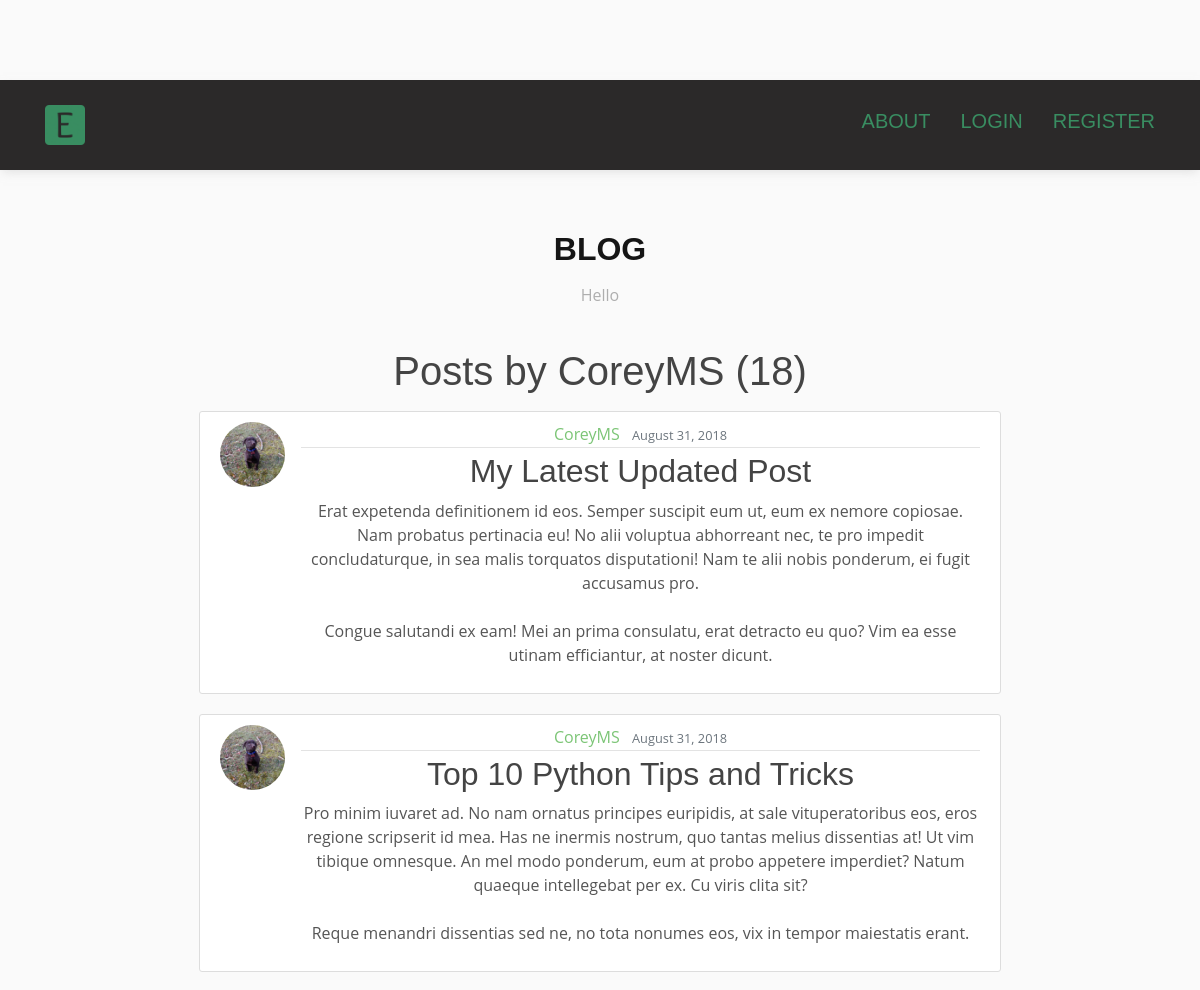
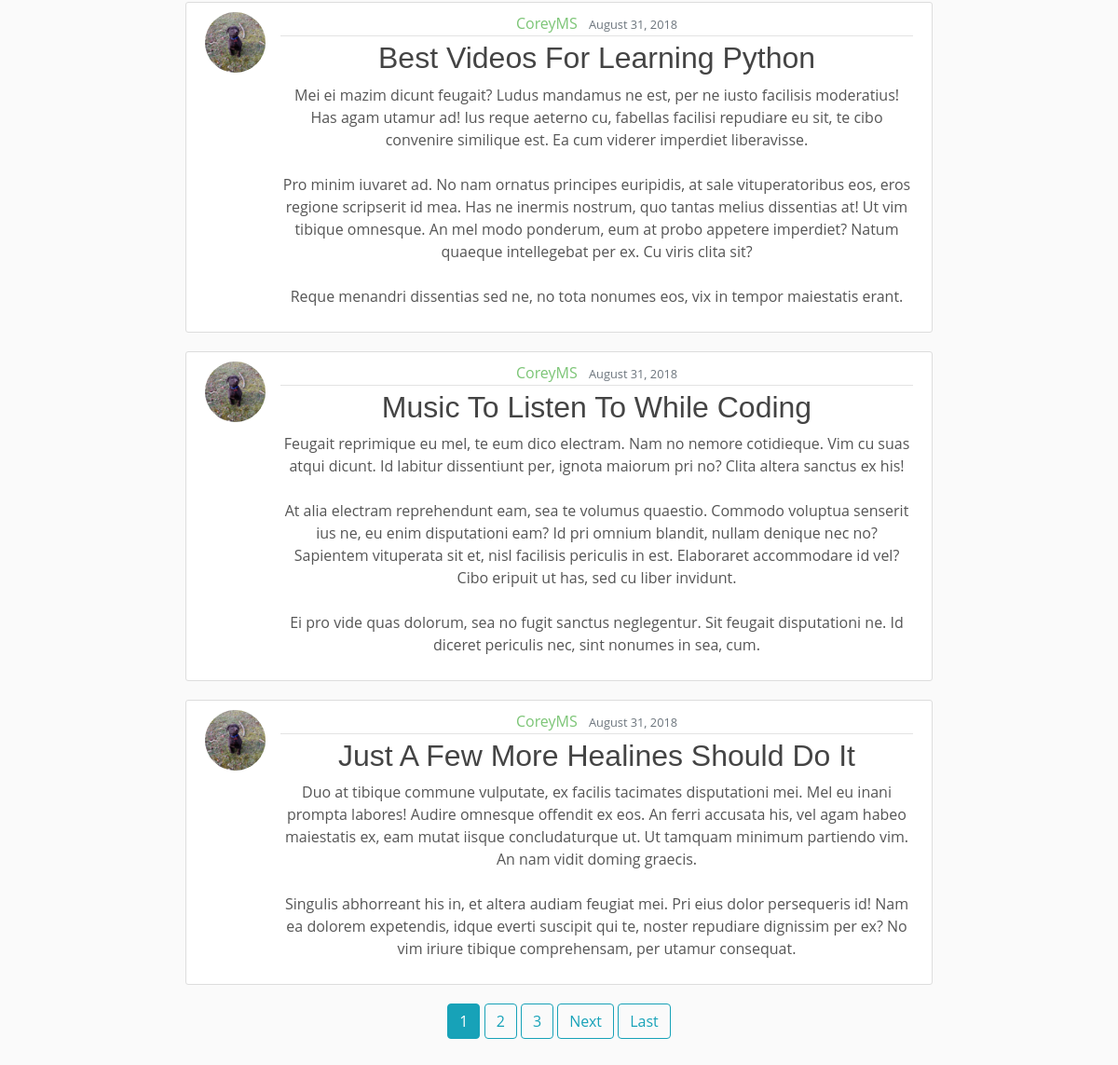
The app's page /user/CoreyMS with its own data (2 pictures, top to bottom).
### blog/models.py (models this page shows, shortened)
class Post(models.Model):
    title = models.CharField(max_length=100)
    content = models.TextField()
    date_posted = models.DateTimeField(default=timezone.now)
    author = models.ForeignKey(User, on_delete=models.CASCADE)

### users/models.py (models this page shows, shortened)
class Profile(models.Model):
    user = models.OneToOneField(User, on_delete=models.CASCADE)
    image = models.ImageField(default='default.jpg', upload_to='profile_pics')

### blog/views.py (the view)
# urls.py: path('user/<str:username>', UserPostListView.as_view(), name='user-posts'),
class UserPostListView(ListView):
    model = Post
    template_name = 'blog/user_posts.html'  # <app>/<model>_<viewtype>.html
    context_object_name = 'posts'
    paginate_by = 5
    def get_queryset(self):
        user = get_object_or_404(User, username=self.kwargs.get('username'))
        return Post.objects.filter(author=user).order_by('-date_posted')

### blog/templates/blog/user_posts.html (shortened to what this page needs)
{% extends "blog/base.html" %}
{% block content %}
    <h1 class="mb-3">Posts by {{ view.kwargs.username }} ({{ page_obj.paginator.count }})</h1>
    {% for post in posts %}
        <article class="media content-section">
          <img class="rounded-circle article-img" src="{{ post.author.profile.image.url }}">
          <div class="media-body">
            <div class="article-metadata">
              <a class="mr-2" href="{% url 'user-posts' post.author.username %}">{{ post.author }}</a>
              <small class="text-muted">{{ post.date_posted|date:"F d, Y" }}</small>
            </div>
            <h2><a class="article-title" href="{% url 'post-detail' post.id %}">{{ post.title }}</a></h2>
            <p class="article-content">{{ post.content }}</p>
          </div>
        </article>
    {% endfor %}
    {% if is_paginated %}
      {% for num in page_obj.paginator.page_range %}
        {% if page_obj.number == num %}
          <a class="btn btn-info mb-4" href="?page={{ num }}">{{ num }}</a>
        {% elif num > page_obj.number|add:'-3' and num < page_obj.number|add:'3' %}
          <a class="btn btn-outline-info mb-4" href="?page={{ num }}">{{ num }}</a>
        {% endif %}
      {% endfor %}
      {% if page_obj.has_next %}
        <a class="btn btn-outline-info mb-4" href="?page={{ page_obj.next_page_number }}">Next</a>
        <a class="btn btn-outline-info mb-4" href="?page={{ page_obj.paginator.num_pages }}">Last</a>
      {% endif %}
    {% endif %}
{% endblock content %}

### blog/static/blog/main.css (style rules this page uses)
body { background: #fafafa; color: #333333; margin-top: 5rem; }
h1, h2, h3, h4, h5, h6 { color: #444444; }
.content-section { background: #ffffff; padding: 10px 20px; border: 1px solid #dddddd; border-radius: 3px; margin-bottom: 20px; }
.article-title { color: #444444; }
.article-content { white-space: pre-line; }
.article-img { height: 65px; width: 65px; margin-right: 16px; }
.article-metadata { padding-bottom: 1px; margin-bottom: 4px; border-bottom: 1px solid #e3e3e3 }

### blog/static/blog/style.css (style rules this page uses)
body { font-family: "Open Sans", sans-serif; color: #555555; }
a { text-decoration: none; color: #7cc576; }
h1, h2, h3, h4, h5, h6 { font-family: "Montserrat", sans-serif; }

### records on screen
Post: author.profile.image (picture), author "CoreyMS", date_posted "August 31, 2018", title "My Latest Updated Post", content "Erat expetenda definitionem id eos. Semper suscipit eum ut, eum ex nemore copiosae. Nam probatus pertinacia eu! No alii voluptua abhorreant nec, te pro impedit concludaturque, in sea malis torquatos disputationi! Nam te alii nobis ponderum, ei fugit accusamus pro. Congue salutandi ex eam! Mei an prima consulatu, erat detracto eu quo? Vim ea esse utinam efficiantur, at noster dicunt."
Post: author.profile.image (picture), author "CoreyMS", date_posted "August 31, 2018", title "Top 10 Python Tips and Tricks", content "Pro minim iuvaret ad. No nam ornatus principes euripidis, at sale vituperatoribus eos, eros regione scripserit id mea. Has ne inermis nostrum, quo tantas melius dissentias at! Ut vim tibique omnesque. An mel modo ponderum, eum at probo appetere imperdiet? Natum quaeque intellegebat per ex. Cu viris clita sit? Reque menandri dissentias sed ne, no tota nonumes eos, vix in tempor maiestatis erant."
Post: author.profile.image (picture), author "CoreyMS", date_posted "August 31, 2018", title "Best Videos For Learning Python", content "Mei ei mazim dicunt feugait? Ludus mandamus ne est, per ne iusto facilisis moderatius! Has agam utamur ad! Ius reque aeterno cu, fabellas facilisi repudiare eu sit, te cibo convenire similique est. Ea cum viderer imperdiet liberavisse. Pro minim iuvaret ad. No nam ornatus principes euripidis, at sale vituperatoribus eos, eros regione scripserit id mea. Has ne inermis nostrum, quo tantas melius dissentias at! Ut vim tibique omnesque. An mel modo ponderum, eum at probo appetere imperdiet? Natum quaeque intellegebat per ex. Cu viris clita sit? Reque menandri dissentias sed ne, no tota nonumes eos, vix in tempor maiestatis erant."
Post: author.profile.image (picture), author "CoreyMS", date_posted "August 31, 2018", title "Music To Listen To While Coding", content "Feugait reprimique eu mel, te eum dico electram. Nam no nemore cotidieque. Vim cu suas atqui dicunt. Id labitur dissentiunt per, ignota maiorum pri no? Clita altera sanctus ex his! At alia electram reprehendunt eam, sea te volumus quaestio. Commodo voluptua senserit ius ne, eu enim disputationi eam? Id pri omnium blandit, nullam denique nec no? Sapientem vituperata sit et, nisl facilisis periculis in est. Elaboraret accommodare id vel? Cibo eripuit ut has, sed cu liber invidunt. Ei pro vide quas dolorum, sea no fugit sanctus neglegentur. Sit feugait disputationi ne. Id diceret periculis nec, sint nonumes in sea, cum."
Post: author.profile.image (picture), author "CoreyMS", date_posted "August 31, 2018", title "Just A Few More Healines Should Do It", content "Duo at tibique commune vulputate, ex facilis tacimates disputationi mei. Mel eu inani prompta labores! Audire omnesque offendit ex eos. An ferri accusata his, vel agam habeo maiestatis ex, eam mutat iisque concludaturque ut. Ut tamquam minimum partiendo vim. An nam vidit doming graecis. Singulis abhorreant his in, et altera audiam feugiat mei. Pri eius dolor persequeris id! Nam ea dolorem expetendis, idque everti suscipit qui te, noster repudiare dignissim per ex? No vim iriure tibique comprehensam, per utamur consequat."

### other values on screen
{{ view.kwargs.username }} "CoreyMS"
{{ page_obj.paginator.count }} "18"
{{ num }} "1"
{{ num }} "2" "3"
